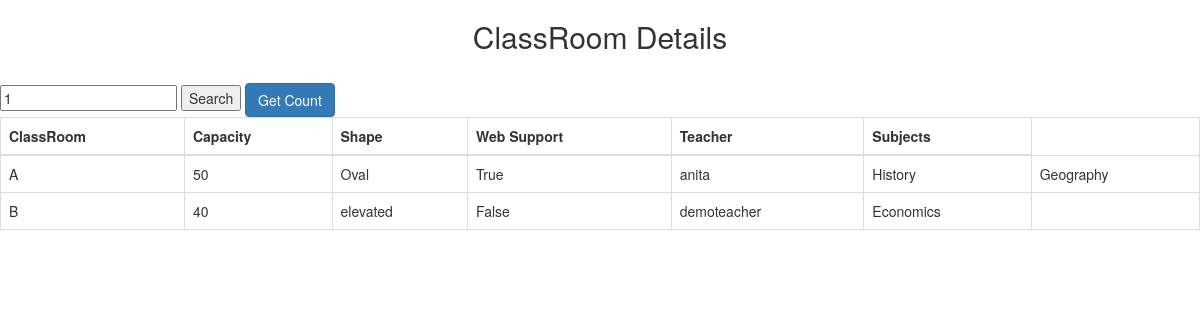
The page / on the database its author committed.
### myschool/models.py (models this page shows, shortened)
class Classroom(models.Model):
        name=models.CharField(max_length=10, null=False,blank=False)
        seating_capacity=models.IntegerField()
        shapes=(('Oval','Oval'),('rectangular','rectangular'),('canopy','canopy'),('elevated','elevated'))
        shape=models.CharField(max_length=12,choices=shapes)
        BOOL_CHOICES = ((True, 'Yes'), (False, 'No'))
        web_support=models.BooleanField(choices=BOOL_CHOICES, default=False)
        teacher= models.ForeignKey('Teacher',related_name='teacher' , on_delete=models.CASCADE)
        def __str__(self):
                return self.name

class Teacher(models.Model):
    user=models.OneToOneField(User, on_delete=models.CASCADE)
    join_date=models.DateField()
    GENDER_CHOICES = (
    ('M', 'Male'),
    ('F', 'Female'),
    )
    gender=models.CharField(max_length=1, choices=GENDER_CHOICES)
    salary=models.CharField(max_length=10 ,help_text='Enter in LPA ')
    subject=models.ForeignKey(Subject , related_name='subject', on_delete=models.CASCADE)

class Subject(models.Model):
        subject_name=models.CharField(max_length = 20, null=False,blank=False)
        no_of_chapters=models.IntegerField()
        total_duration=models.CharField(max_length=10)
        duration_per_class=models.PositiveIntegerField(validators=[MinValueValidator(.5), MaxValueValidator(2)])
        classroom= models.ForeignKey(Classroom ,related_name='classroom' , on_delete=models.CASCADE)
        def __str__(self):
	        return self.subject_name

### myschool/views.py (the view)
# urls.py: path('' , views.get_classroom_data.as_view(),name='get_classroom_data'),
class get_classroom_data(View):
    def get(self,request):
        print('inside get classroom')
        data=models.Classroom.objects.prefetch_related('classroom').select_related('teacher').all()
        return render(request,'home.html',{'complete_data':data})

### myschool/templates/home.html (shortened to what this page needs)
<!DOCTYPE html>
<html lang="en">
<head>
   <link rel="stylesheet" href="https://maxcdn.bootstrapcdn.com/bootstrap/3.4.1/css/bootstrap.min.css">
   <link rel="stylesheet" type="text/css" href="https://cdn.datatables.net/v/dt/jqc-1.12.3/moment-2.18.1/jszip-2.5.0/dt-1.10.16/b-1.5.1/b-colvis-1.5.1/b-html5-1.5.1/fh-3.1.3/sl-1.2.4/datatables.min.css">
  </head>
<body>
<table class="table table-bordered">
  <h2 align="center">ClassRoom Details</h2></table>
  <input type="text" placeholder="Enter teacher name" id="teacher_name" name="search" value="1">
  <button id="search"  type="input">Search</button>
  <button type="button" id="id_count" class="btn btn-primary">Get Count</button>
 <table id="classroom_details" class="table table-bordered">
    <thead>
      <tr>
        <th>ClassRoom</th>
        <th>Capacity</th>
        <th>Shape</th>
        <th>Web Support</th>
        <th>Teacher</th>
        <th>Subjects</th>
      </tr>
    </thead>
    <tbody>
        {% for data in complete_data %}
        <tr>
            <td>{{data}}</td>
            <td>{{data.seating_capacity}}</td>
            <td>{{data.shape}}</td>
            <td>{{data.web_support}}</td>
            <td>{{data.teacher.user.username}}</td>
            {% for subject in data.classroom.all %}
              <td>{{subject}}</td>
            {% endfor %}
        </tr>
        {% endfor %}
    </tbody>
  </table>
</body>
</html>

### rows shown on the page
Classroom: name "A", seating_capacity "50", shape "Oval", web_support "True", teacher.user.username "anita"
Subject: subject_name "History"
Subject: subject_name "Geography"
Classroom: name "B", seating_capacity "40", shape "elevated", web_support "False", teacher.user.username "demoteacher"
Subject: subject_name "Economics"
